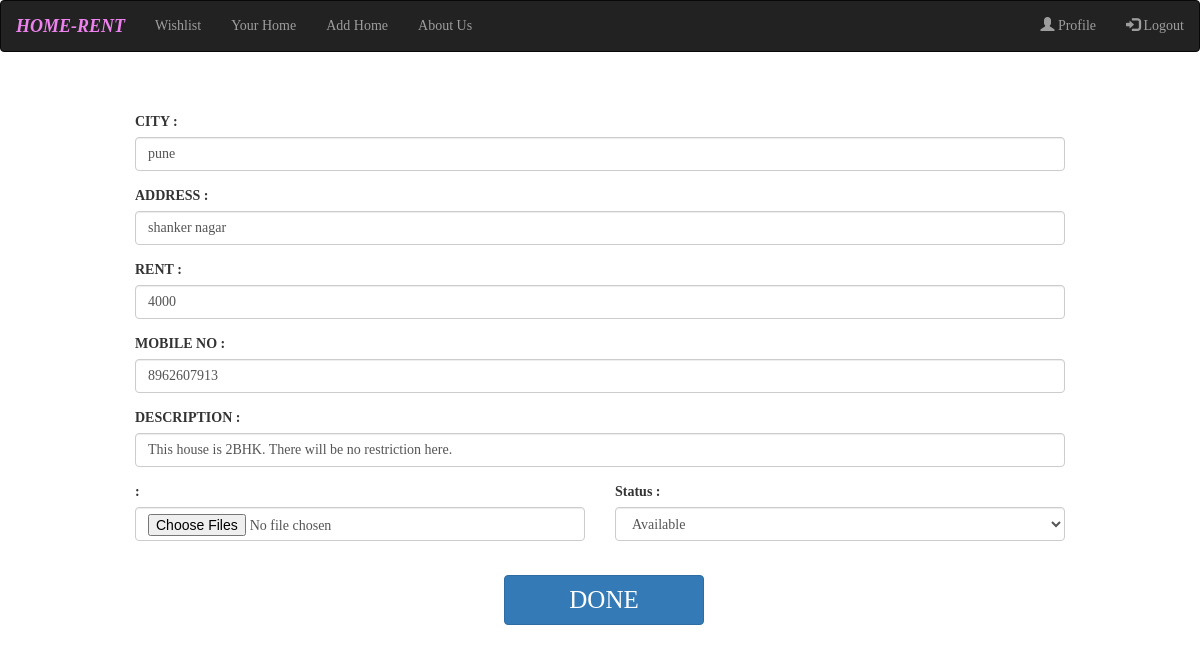
Page /edit/4/ (signed in) on the committed database.
### homeapp/models.py (models this page shows, shortened)
class Item(models.Model):
    user = models.ForeignKey(User, on_delete=models.CASCADE, related_name="item", null=True)
    city = models.CharField(max_length=50)
    address =models.CharField(max_length=300)
    rent= models.IntegerField(null = True)
    description= models.CharField(max_length=500)
    number=models.IntegerField(null=True)
    picture = models.FileField(blank=True, null=True)
    report =models.IntegerField(default=0)
    status =models.CharField(max_length=50,default="Safe")
    availability = models.CharField(max_length=200, default="Available")

### homeapp/views.py (the view, shortened to what this page needs)
# urls.py: path('edit/<int:home_id>/',views.edit),
@login_required
def edit(request,home_id):
    home_card = Item.objects.get(id=home_id)
    return render(request,'edithome.html',{'obj':home_card})

### templates/edithome.html (shortened to what this page needs)
{% extends 'base.html' %}
{% block body %}
<form action="/edit/{{obj.id}}/" method="POST" enctype="multipart/form-data" style="margin: 0px 10%;">
  <br><br>
  <div class="form-group col-xs-12 col-sm-12 col-md-12 col-lg-12">
    <label>CITY :</label>
    <input type="text" class="form-control" name="city" value="{{obj.city}}" required>
  </div>
  <div class="form-group col-xs-12 col-sm-12 col-md-12 col-lg-12">
    <label>ADDRESS :</label>
    <input type="text" class="form-control" name="address" value="{{obj.address}}" required>
  </div>
  <div class="form-group col-xs-12 col-sm-12 col-md-12 col-lg-12">
    <label>RENT :</label>
    <input type="text" class="form-control" name="rent" value="{{obj.rent}}" required>
  </div>
  <div class="form-group col-xs-12 col-sm-12 col-md-12 col-lg-12">
    <label>MOBILE NO :</label>
    <input type="text" class="form-control" name="phone" value="{{obj.number}}" required>
  </div>
  <div class="form-group col-xs-12 col-sm-12 col-md-12 col-lg-12">
    <label>DESCRIPTION :</label>
    <input type="text" class="form-control" name="description" value="{{obj.description}}" required>
  </div>
  <div class="form-group col-xs-6 col-sm-6 col-md-6 col-lg-6">
    <label>:</label>
    <input type="file" class="form-control" value="media/{{obj.picture}}" name="image" required multiple>
  </div>
  <div class="form-group col-xs-6 col-sm-6 col-md-6 col-lg-6">
    <label>Status :</label>
    <select class="form-control" id="exampleFormControlSelect1" name="availability" >
      <option selected>{{obj.availability}}</option>
    </select>
  </div>
  <br>
  <button type="submit" name="submit" class="btn btn-primary" style="margin: 2% 40%; width: 200px; height: 50px; font-size: 25px;">DONE</button>
</form>
<br>
{% endblock %}

### templates/edithome.html (style rules this page uses)
body { background-image: url('https://bhp.co.uk/app/uploads/2020/06/cXUk-ZB9FohHFwOJJRxRIHK3RRUq4N4exwpXWGvjmJk.jpg'); height:100vh; background-position: center; background-size: cover; }

### templates/base.html (style rules this page uses)
* { font-family: cursive; }

### rows in the picture
Item: city "pune", address "shanker nagar", rent "4000", phone "8962607913", description "This house is 2BHK. There will be no restriction here.", availability "Available"
